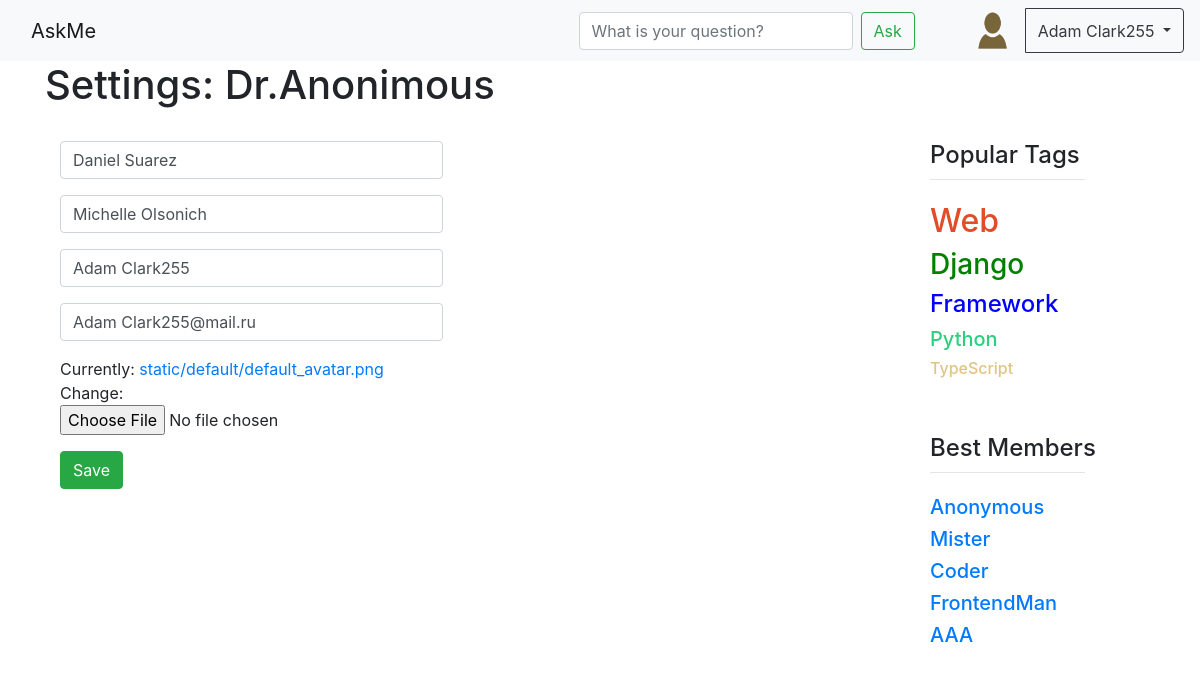
/settings/ (signed in), run on the app's committed database.
### question/models.py (models this page shows)
class User(AbstractUser):
    upload = models.ImageField(default="static/default/default_avatar.png", upload_to="media/uploads/%Y/%m/%d", verbose_name="User's Avatar")
    registration_date = models.DateTimeField(default=timezone.now, verbose_name="User's Registration Date")
    rating = models.IntegerField(default=0, verbose_name="User's Rating")
    objects = UserManager()
    def __str__(self):
        return self.username

### question/views.py (the view)
# urls.py: url(r'^settings/$', settings, name='settings'),
@login_required(login_url='/signin/')
def settings(request):
	user = get_object_or_404(User, username=request.user)
	if request.method == 'POST':
		form = UserSettingsForm(instance=user,
                               data=request.POST,
                               files=request.FILES
                              )
		if form.is_valid():
			form.save()
	else:
		form = UserSettingsForm(instance=user)
	return render(request, 'question/settings.html', {'form': form})

### question/forms.py
class UserSettingsForm(forms.ModelForm):
    first_name = forms.CharField(required=False,validators=[text_validator],widget=forms.TextInput(attrs={
        'class': 'form-control',
        'minlength': 2,
        'maxlength': 30,
        'placeholder': 'First name'}))
    last_name = forms.CharField(required=False,validators=[text_validator], widget=forms.TextInput(attrs={
        'class': 'form-control',
        'minlength': 2,
        'maxlength': 30,
        'placeholder': 'Last name'}))
    username = forms.CharField(validators=[text_validator],required=False,widget=forms.TextInput(attrs={
        'class': 'form-control',
        'minlength': 5,
        'maxlength': 30,
        'placeholder': 'Username'}))
    email = forms.EmailField(required=False,widget=forms.EmailInput(attrs={
        'class': 'form-control',
        'placeholder': 'E-mail'}))
    class Meta:
        model = User
        fields = ['first_name', 'last_name', 'username', 'email', 'upload']

### templates/question/settings.html (shortened to what this page needs)
{% extends "question/base.html" %}
{% load static %}
{% block headerName %}
    <h1>Settings: Dr.Anonimous</h1>
{% endblock %}
{% block content %}
    <div>
        <form enctype="multipart/form-data" class="form-horizontal" action="{% url 'settings' %}" method="post">
            <div class="col-md-6">
                <fieldset>
                    {% for field in form %}
                    <div class="form-group">
                        {{ field }}
                    </div>
                    {% endfor %}
                    <div class="form-group">
                        <input type="submit" value="Save" class="btn btn-success"/>
                    </div>
                </fieldset>
            </div>
        </form>
    </div>
{% endblock %}

### templates/question/navbar.html (shortened to what this page needs)
{% load static%}
<nav class="navbar navbar-light bg-light">
  <a href="{% url 'index' %}" class="navbar-brand col-lg-5">AskMe</a>
  <form class="form-inline">
    <input class="form-control mr-sm-2" type="search" placeholder="What is your question?" aria-label="Search">
    <button class="btn btn-outline-success my-2 my-sm-0" type="submit">Ask</button>
  </form>
  {% if user.is_authenticated %}
  <div class="btn-group" role="group">
    <img src="/media/{{user.upload}}" class="mr-3" alt="..." width="35" height="45">
    <button id="btnGroupDrop1" type="button" class="btn dropdown-toggle btn-outline-dark" data-toggle="dropdown" aria-haspopup="true" aria-expanded="false">
      {{ user }}
    </button>
  </div>
  {% endif %}
</nav>

### data on the page
User: upload (placeholder picture), username "Adam Clark255", form "Daniel Suarez" "Michelle Olsonich" "Adam Clark255" "Adam Clark255@mail.ru"
